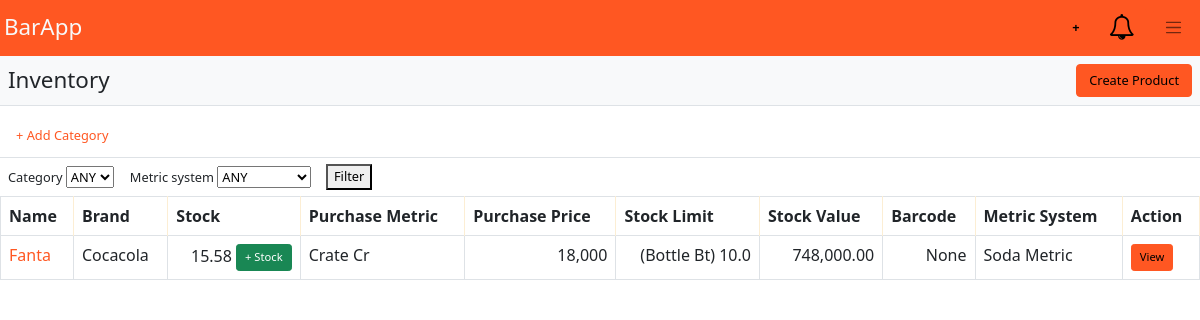
The app's page /products (signed in) with its own data.
### bar/models.py (models this page shows, shortened)
class TimeStampedModel(models.Model):
	created_at = models.DateTimeField(auto_now_add=True)
	updated_at = models.DateTimeField(auto_now=True)
	class Meta:
		abstract = True

class Product(TimeStampedModel):
	name = models.CharField(max_length=128)
	brand = models.CharField(max_length=128)
	description = models.CharField(max_length=2048, null=True)
	barcode = models.CharField(max_length=128, null=True, unique=True)
	quantity = models.FloatField(default=0)
	stock_limit = models.FloatField(default=0)
	purchase_price = models.IntegerField(null=True)
	metric_system = models.ForeignKey(MetricSystem, null=True, on_delete=models.SET_NULL)
	purchase_metric = models.ForeignKey(Metric, null=True, on_delete=models.SET_NULL)
	categories = models.ManyToManyField('Category', through='ProductCategories', through_fields=('product', 'category'))
	def stock_value(self):
		quantity_in_default_sale_guide_metric = 0
		default_sale_guide = self.sale_guides.first()
		if default_sale_guide and self.purchase_metric:
			quantity_in_default_sale_guide_metric = self.metric_system.convert(self.quantity, self.purchase_metric, default_sale_guide.metric)
			return quantity_in_default_sale_guide_metric * default_sale_guide.price
	def default_sale_guide(self):
		return self.sale_guides.first()
	def default_sale_guide_metric(self):
		default_sale_guide = self.default_sale_guide()
		if default_sale_guide:
			return default_sale_guide.metric

class Metric(TimeStampedModel):
	unit = models.CharField(max_length=128)
	symbol = models.CharField(max_length=64)
	multiplier = models.FloatField()
	metric_system = models.ForeignKey(MetricSystem, on_delete=models.CASCADE)
	def __str__(self):
		return f"{self.unit} {self.symbol}"

class SaleGuide(TimeStampedModel):
	metric = models.ForeignKey(Metric, on_delete=models.CASCADE)
	price = models.IntegerField()
	product = models.ForeignKey(Product, on_delete=models.CASCADE, related_name='sale_guides')

class MetricSystem(TimeStampedModel):
	name = models.CharField(max_length=128)
	is_standard = models.BooleanField(default=False)
	def __str__(self):
		return self.name
	def convert(self, quantity, from_metric, to_metric):
		return quantity*(to_metric.multiplier/from_metric.multiplier)

### bar/views/product.py (the view)
# urls.py: path('products', get_products, name='get_products'),
@groups_required("Admin")
@login_required
def get_products(request):
	query = Product.objects
	filter_products_form = FilterProductsForm(data=request.GET)
	if filter_products_form.is_valid():
		data = filter_products_form.cleaned_data
		metric_system = data.get("metric_system")
		category = data.get("category")
		if metric_system:
			query = query.filter(metric_system_id=metric_system)
		if category:
			query = query.filter(categories__id=category)
	categories = Category.objects.all()
	products = query.all()
	page = int(request.GET.get("page", 1))
	p = Paginator(products, 50)
	products = p.get_page(page)
	context = {
		"products": products,
		"categories": categories,
		"filter_products_form": filter_products_form
	}
	return render(request, 'product/products.html', context)

### bar/forms/product.py
class FilterProductsForm(forms.Form):
	metric_system = forms.IntegerField(label="Metric system", required=False,  widget=forms.Select(choices=[(0, 'ANY')]))
	category = forms.IntegerField(label="Category", required=False,  widget=forms.Select(choices=[(0, 'ANY')]))
	def __init__(self, *args, **kwargs):
		super().__init__(*args, **kwargs)
		self.fields["metric_system"].widget.choices += [(metric_system.id, metric_system.name) for metric_system in MetricSystem.objects.all()]
		self.fields["category"].widget.choices += [(category.id, category.name) for category in Category.objects.all()]

### templatetags/app_tags.py (called while the page is built)
@register.simple_tag
def render_field(field, **kwargs):
	template_file = 'string-field.html'
	widget = field.field.widget
	context = {}
	if hasattr(widget, 'input_type'):
		if widget.input_type == 'checkbox':
			template_file = 'checkbox-field.html'
		elif field.field.widget.input_type == 'radio':
			template_file = 'radio-field.html'
		elif field.field.widget.input_type == 'number':
			tel_code = kwargs.pop("tel_code", None)
			if tel_code:
				context["tel_code_widget"] = tel_code.as_widget()
			template_file = 'tel-field.html'
	string_field_template = template.loader.get_template(f'widgets/{template_file}')
	as_widget = field.as_widget(attrs=kwargs)
	context["field"] = field
	context["as_widget"] = as_widget
	return string_field_template.render(context)

@register.filter(name='has_group')
def has_group(user, group_name):
    return user.groups.filter(name=group_name).exists()

### bar/templates/product/products.html (shortened to what this page needs)
{% extends 'base.html' %}
{% load app_tags %}
{% load humanize %}
{% block body %}
	<div id="app">
        {% include 'index/nav.html' %}
    </div>
    <div class="d-flex bg-light p-2 justify-content-between  border-bottom mb-2">
        <h3 class="my-auto">Inventory</h3>
        <a href="{% url 'bar:create_product' %}" class="btn btn-primary">Create Product</a>
    </div>
    {% include 'category/categories.html' %}
    <div v-show="!showPrint" class="border-top">
        <form class="d-flex m-0">
            <div class="d-flex overflow-auto">
                {% render_field filter_products_form.category %}
                {% render_field filter_products_form.metric_system %}
            </div>
            <div class="my-auto">
                <label>&nbsp;</label>
                <button class="mb-0 my-auto" type="submit">Filter</button>
            </div>
        </form>
    </div>
    <div class="overflow-auto">
        <table class="table table-bordered table-hover">
        	<thead>
        		<th>Name</th>
        		<th>Brand</th>
                <th>Stock</th>
                <th>Purchase Metric</th>
        		<th>Purchase Price</th>
        		<th>Stock Limit</th>
        		<th>Stock Value</th>
        		<th>Barcode</th>
        		<th>Metric System</th>
        		<th>Action</th>
        	</thead>
        	<tbody>
        		{% for product in products %}
        		<tr>
                    <td><a href="{% url 'bar:get_product' id=product.id %}" class="nav-link p-0">{{product.name}}</a></td>
        			<td>{{product.brand}}</td>
        			<td align="right">
                        <span class="{%if product.quantity <= product.stock_limit %}text-danger{%endif%}">{{product.quantity|floatformat:2}}</span>
                        <a href="{% url 'bar:add_product_stock' id=product.id %}" class="btn btn-success btn-sm">+ Stock</a>
                    </td>
                    <td>{{product.purchase_metric}}</td>
        			<td align="right">{{product.purchase_price|intcomma}}</td>
                    <td align="right">({{product.default_sale_guide_metric}}) {{product.stock_limit}}</td>
        			<td align="right">{{product.stock_value|floatformat:2|intcomma}}</td>
        			<td align="right">{{product.barcode}}</td>
        			<td>{{product.metric_system}}</td>
        			<td>
                        <a href="{% url 'bar:get_product' id=product.id %}" class="btn btn-primary btn-sm">View</a>
                    </td>
        		</tr>
        		{% endfor %}
        	</tbody>
        </table>
    </div>
{% endblock %}

### bar/static/css/style.css (style rules this page uses)
.table th { background-color: rgb(250, 151, 3) }
.table th { border-right: 2px solid rgb(252, 238, 212); }

### records on screen
Product: name "Fanta", brand "Cocacola", quantity "15.58", purchase_metric "Crate Cr", purchase_price "18,000", default_sale_guide_metric "Bottle Bt", stock_limit "10.0", stock_value "748,000.00", barcode "None", metric_system "Soda Metric"

### other values on screen
{{ field.label }} "Category Metric system"
